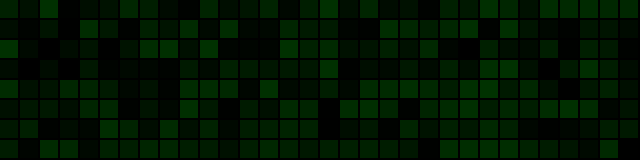
Frame 1 (no input)
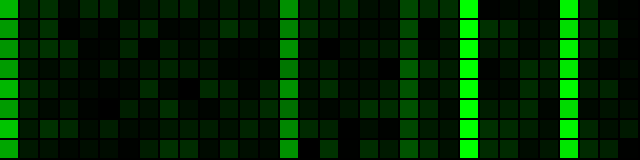
Frame 60 (the mouse pressed at the canvas centre just before this capture)
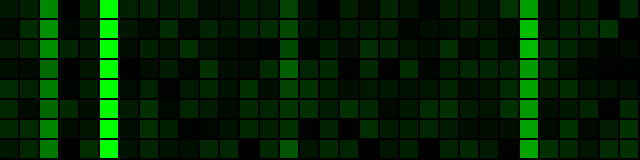
Frame 120 (the mouse held since frame 60 and released just before this capture)

The Processing sketch that drew these frames (run headless with seeded random() and noise(); from frame 60 on, the mouse is pressed at the canvas centre):

// Processing sketch: Laser_Strike
// ── Laser_Strike.pde
int pixelSize = 20;
int cols = 32;
int rows = 8;
int gap = 2;

float[][] brightnessArr;
boolean[][] isFadingArr;
int[][] countdownArr;

void settings() {
  size(cols * pixelSize, rows * pixelSize);
}

void setup() {
  colorMode(HSB, 360, 100, 100);
  noStroke();

  // Initialize color and trail arrays
  brightnessArr = new float[cols][rows];
  isFadingArr = new boolean[cols][rows];
  countdownArr = new int[cols][rows];
  
  for (int i = 0; i < cols; i++) {
    for (int j = 0; j < rows; j++) {
      brightnessArr[i][j] = 0;
      isFadingArr[i][j] = false;
      countdownArr[i][j] = 0;
    }
  }
}

void draw() {
  background(0);

  // Every 10 frames start a new "drip"
  if (frameCount % 10 == 0) {
    int i = floor(random(cols));
    brightnessArr[i][0] = 100;
    countdownArr[i][0] = 8; 
  }

  // Process colors and trails
  for (int i = 0; i < cols; i++) {
    for (int j = 0; j < rows; j++) {
      
      if (countdownArr[i][j] > 0) {
        if (j < rows - 1) {
          countdownArr[i][j + 1] = countdownArr[i][j] - 1;
        }
        brightnessArr[i][j] = 100;
        isFadingArr[i][j] = true;
        countdownArr[i][j] = 0;
      }

      if (isFadingArr[i][j]) {
        brightnessArr[i][j] -= 2;
        if (brightnessArr[i][j] <= 0) {
          isFadingArr[i][j] = false;
        }
      }

      // The leading pixel is flickering white, trailing pixels are green with shimmer
      boolean isLeading = (j < rows - 1 && brightnessArr[i][j + 1] == 100);
      if (isLeading) {
        fill(0, 0, brightnessArr[i][j] + random(0, 20));
      } else {
        fill(120, 100, brightnessArr[i][j] + random(0, 20));
      }

      rect(i * pixelSize, j * pixelSize, pixelSize - gap, pixelSize - gap);
    }
  }
}
